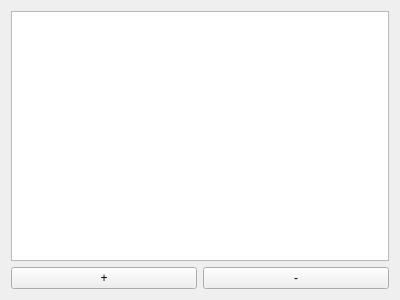
<?xml version="1.0" encoding="UTF-8"?>
<ui version="4.0">
 <class>AliasTab</class>
 <widget class="QWidget" name="AliasTab">
  <property name="geometry">
   <rect>
    <x>0</x>
    <y>0</y>
    <width>400</width>
    <height>300</height>
   </rect>
  </property>
  <property name="sizePolicy">
   <sizepolicy hsizetype="Minimum" vsizetype="Preferred">
    <horstretch>0</horstretch>
    <verstretch>0</verstretch>
   </sizepolicy>
  </property>
  <property name="windowTitle">
   <string>Form</string>
  </property>
  <layout class="QVBoxLayout" name="verticalLayout">
   <item>
    <widget class="QTableWidget" name="tableWidget_Aliases">
     <property name="sizePolicy">
      <sizepolicy hsizetype="Expanding" vsizetype="Expanding">
       <horstretch>0</horstretch>
       <verstretch>0</verstretch>
      </sizepolicy>
     </property>
    </widget>
   </item>
   <item>
    <layout class="QHBoxLayout" name="horizontalLayout">
     <item>
      <widget class="QPushButton" name="pushButton_AliasAdd">
       <property name="text">
        <string>+</string>
       </property>
      </widget>
     </item>
     <item>
      <widget class="QPushButton" name="pushButton_AliasRemove">
       <property name="text">
        <string>-</string>
       </property>
      </widget>
     </item>
    </layout>
   </item>
  </layout>
 </widget>
 <resources/>
 <connections/>
</ui>
